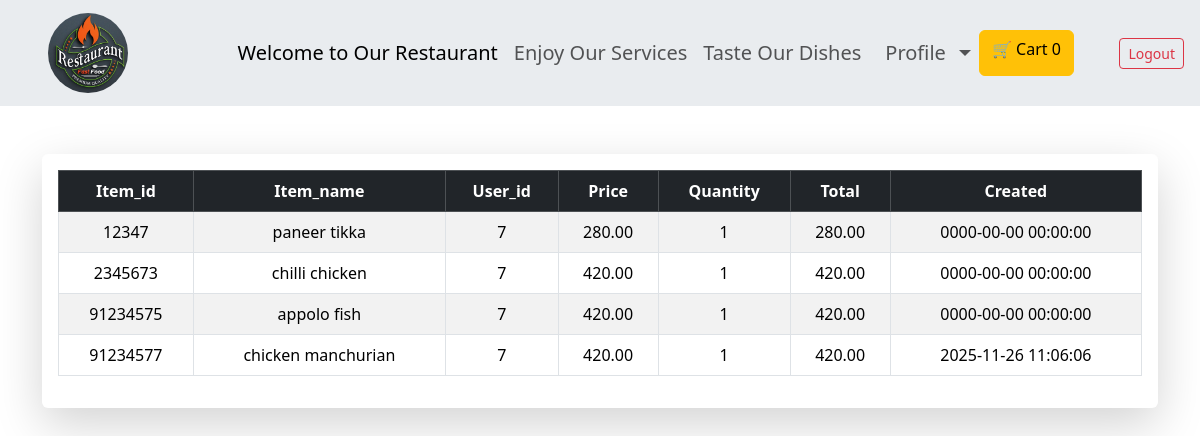
/order.php (signed in), run on the app's committed database.
### tables this page shows
CREATE TABLE `order_items` (
  `id` int(11) NOT NULL,
  `item_id` int(11) NOT NULL,
  `item_name` varchar(255) NOT NULL,
  `user_id` int(10) NOT NULL,
  `price` decimal(10,2) NOT NULL,
  `qty` int(11) NOT NULL,
  `total` decimal(10,2) NOT NULL,
  `created_at` timestamp NOT NULL DEFAULT current_timestamp() ON UPDATE current_timestamp()
);

### order.php (the view, shortened to what this page needs)
<?php
include 'connect.php';
$user_id = $_SESSION['user_data']['id'];
$orders = $con->query("SELECT * FROM order_items WHERE user_id = $user_id");
?>
<!DOCTYPE html>
<html lang="en">
<head>
    <link href="https://cdn.jsdelivr.net/npm/bootstrap@5.3.3/dist/css/bootstrap.min.css" rel="stylesheet">
    <link rel="stylesheet" href="https://cdnjs.cloudflare.com/ajax/libs/font-awesome/6.5.0/css/all.min.css">
</head>
<body>
    <header class="sticky-top">
        <nav class="navbar navbar-expand-lg bg-body-secondary">
            <a class="navbar-brand px-5 d-flex align-items-center" href="#">
                <img class="navbar-logo img-fluid rounded-circle me-2" src="assets/images/logo1.jpg" alt="Logo"
                    style="width:80px; height:80px;">
            </a>
            <div class="collapse navbar-collapse" id="navbarSupportedContent">
                <ul class="navbar-nav mx-auto mb-2 mb-lg-0">
                    <li class="nav-item"><a class="nav-link active" href="#" style="font-size: 20px;">Welcome to Our
                            Restaurant</a></li>
                    <li class="nav-item"><a class="nav-link" href="#" style="font-size: 20px;">Enjoy Our Services</a>
                    </li>
                    <li class="nav-item"><a class="nav-link" href="#" style="font-size: 20px;">Taste Our Dishes</a></li>
                    <li class="nav-item dropdown">
                        <a class="nav-link dropdown-toggle d-flex align-items-center gap-2" href="#" role="button"
                            data-bs-toggle="dropdown" aria-expanded="false" style="font-size: 20px;">
                            Profile
                        </a>
                    </li>
                    <a href="cart.php" class="btn btn-warning">
                        🛒 Cart <span id="cartCount">
                            <?= isset($_SESSION['cart']) ? count($_SESSION['cart']) : 0 ?>
                        </span>
                    </a>
                </ul>
                <div class="button">
                    <a href="index.php" class="btn btn-outline-danger btn-sm m-3">Logout</a>
                </div>
            </div>
        </nav>
    </header>
    <main>
    <section class="mt-5">
        <div class="container">
             <div class="table-responsive shadow-lg bg-white p-3 rounded">
         <div class="table-responsive">
<table id="userTable" class="table table-bordered table-striped align-middle text-center">
    <thead class="table-dark">
        <tr>
            <th>Item_id</th>
            <th>Item_name</th>
            <th>User_id</th>
            <th>Price</th>
            <th>Quantity</th>
            <th>Total</th>
            <th>Created</th>
        </tr>
    </thead>
    <tbody>
        <?php while($order = $orders->fetch_assoc()): ?>
    <tr>
        <td><?= htmlspecialchars($order['item_id']); ?></td>
        <td><?= htmlspecialchars($order['item_name']); ?></td>
        <td><?= htmlspecialchars($order['user_id']); ?></td>
        <td><?= htmlspecialchars($order['price']); ?></td>
        <td><?= htmlspecialchars($order['qty']); ?></td>
        <td><?= htmlspecialchars($order['total']); ?></td>
        <td><?= htmlspecialchars($order['created_at']); ?></td>
    </tr>
<?php endwhile; ?>
    </tbody>
</table>
</div>
        </div>
        </div>
    </main>
</body>
</html>

### data on the page
order_items: item "12347", item_name "paneer tikka", user "7", price "280.00", qty "1", total "280.00", created_at "0000-00-00 00:00:00"
order_items: item "2345673", item_name "chilli chicken", user "7", price "420.00", qty "1", total "420.00", created_at "0000-00-00 00:00:00"
order_items: item "91234575", item_name "appolo fish", user "7", price "420.00", qty "1", total "420.00", created_at "0000-00-00 00:00:00"
order_items: item "91234577", item_name "chicken manchurian", user "7", price "420.00", qty "1", total "420.00", created_at "2025-11-26 11:06:06"
